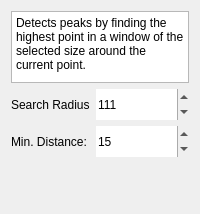
         <widget class="QWidget" name="page_peak_local_max">
          <layout class="QFormLayout" name="formLayout_5">
           <item row="1" column="0">
            <widget class="BodyLabel" name="label_22">
             <property name="minimumSize">
              <size>
               <width>0</width>
               <height>31</height>
              </size>
             </property>
             <property name="text">
              <string>Search Radius</string>
             </property>
            </widget>
           </item>
           <item row="1" column="1">
            <widget class="SpinBox" name="peak_local_max_radius">
             <property name="minimumSize">
              <size>
               <width>0</width>
               <height>31</height>
              </size>
             </property>
             <property name="frame">
              <bool>false</bool>
             </property>
             <property name="accelerated">
              <bool>true</bool>
             </property>
             <property name="minimum">
              <number>5</number>
             </property>
             <property name="maximum">
              <number>9999</number>
             </property>
             <property name="stepType">
              <enum>QAbstractSpinBox::StepType::AdaptiveDecimalStepType</enum>
             </property>
             <property name="value">
              <number>111</number>
             </property>
            </widget>
           </item>
           <item row="0" column="0" colspan="2">
            <widget class="QTextBrowser" name="peak_local_max_info">
             <property name="maximumSize">
              <size>
               <width>16777215</width>
               <height>90</height>
              </size>
             </property>
             <property name="verticalScrollBarPolicy">
              <enum>Qt::ScrollBarPolicy::ScrollBarAsNeeded</enum>
             </property>
             <property name="sizeAdjustPolicy">
              <enum>QAbstractScrollArea::SizeAdjustPolicy::AdjustToContents</enum>
             </property>
             <property name="html">
              <string>&lt;!DOCTYPE HTML PUBLIC &quot;-//W3C//DTD HTML 4.0//EN&quot; &quot;http://www.w3.org/TR/REC-html40/strict.dtd&quot;&gt;
&lt;html&gt;&lt;head&gt;&lt;meta name=&quot;qrichtext&quot; content=&quot;1&quot; /&gt;&lt;meta charset=&quot;utf-8&quot; /&gt;&lt;style type=&quot;text/css&quot;&gt;
p, li { white-space: pre-wrap; }
hr { height: 1px; border-width: 0; }
li.unchecked::marker { content: &quot;\2610&quot;; }
li.checked::marker { content: &quot;\2612&quot;; }
&lt;/style&gt;&lt;/head&gt;&lt;body style=&quot; font-family:'Segoe UI'; font-size:9pt; font-weight:400; font-style:normal;&quot;&gt;
&lt;p style=&quot; margin-top:0px; margin-bottom:0px; margin-left:0px; margin-right:0px; -qt-block-indent:0; text-indent:0px;&quot;&gt;Detects peaks by finding the highest point in a window of the selected size around the current point.&lt;/p&gt;&lt;/body&gt;&lt;/html&gt;</string>
             </property>
            </widget>
           </item>
           <item row="2" column="0">
            <widget class="BodyLabel" name="minDistanceLabel">
             <property name="minimumSize">
              <size>
               <width>0</width>
               <height>31</height>
              </size>
             </property>
             <property name="toolTip">
              <string>Minimum allowed distance between two consecutive peaks</string>
             </property>
             <property name="whatsThis">
              <string>After a peak is detected, how many values to skip ahead before starting to search for the next peak</string>
             </property>
             <property name="text">
              <string>Min. Distance:</string>
             </property>
            </widget>
           </item>
           <item row="2" column="1">
            <widget class="SpinBox" name="peak_local_max_min_dist">
             <property name="minimumSize">
              <size>
               <width>0</width>
               <height>31</height>
              </size>
             </property>
             <property name="frame">
              <bool>false</bool>
             </property>
             <property name="minimum">
              <number>0</number>
             </property>
             <property name="maximum">
              <number>1000000</number>
             </property>
             <property name="value">
              <number>15</number>
             </property>
            </widget>
           </item>
           <item row="3" column="0" colspan="2">
            <spacer name="verticalSpacer_3">
             <property name="orientation">
              <enum>Qt::Orientation::Vertical</enum>
             </property>
             <property name="sizeHint" stdset="0">
              <size>
               <width>20</width>
               <height>40</height>
              </size>
             </property>
            </spacer>
           </item>
          </layout>
         </widget>
